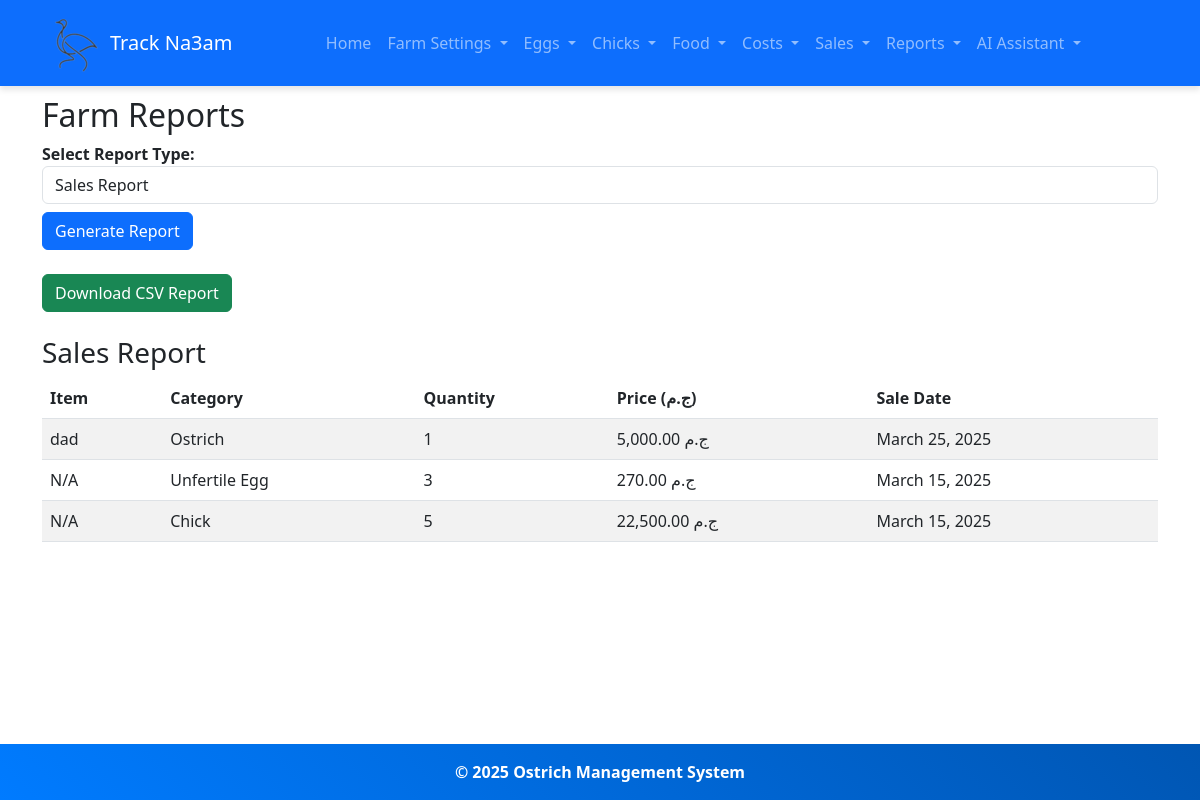
/reports/, run on an earlier commit of the app's database.
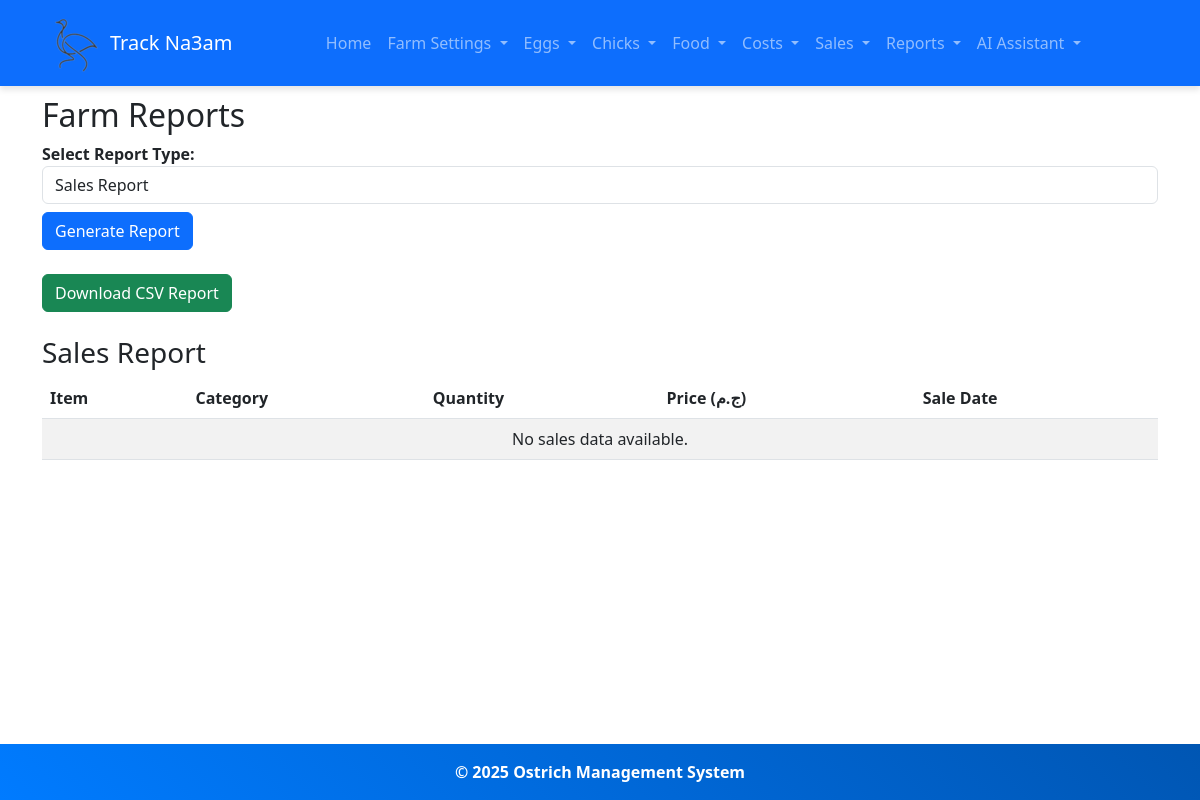
And on a later commit of the database.
### ostrich/models.py (models this page shows, shortened)
class Sale(models.Model):
    SALE_CATEGORIES = [
        ('egg', 'Unfertile Egg'),
        ('chick', 'Chick'),
        ('ostrich', 'Ostrich'),
    ]
    category = models.CharField(max_length=10, choices=SALE_CATEGORIES)
    egg = models.ForeignKey(Egg, on_delete=models.SET_NULL, null=True, blank=True)
    chick = models.ForeignKey(Chick, on_delete=models.SET_NULL, null=True, blank=True)
    ostrich = models.ForeignKey(Ostrich, on_delete=models.SET_NULL, null=True, blank=True)
    quantity = models.PositiveIntegerField(default=1)
    price_per_unit = models.DecimalField(max_digits=10, decimal_places=2)
    total_price = models.DecimalField(max_digits=10, decimal_places=2, blank=True)
    sale_date = models.DateField(default=timezone.now)

class Ostrich(models.Model):
    gender_choices= (
        ('male','male'),
        ('female','female')
    )
    existance_choices = (
        ('exists','exists'),
        ('sold', 'sold'),
        ('slaughtered','Slaughtered')
    )
    family = models.ForeignKey(Family, on_delete=models.CASCADE, related_name='ostriches')
    name = models.CharField(max_length=100)
    age = models.IntegerField(blank=True, null=True)
    gender = models.CharField(max_length= 100, choices = gender_choices, null=True)
    status = models.CharField(max_length= 100, default="exists",choices = existance_choices, null=True)

### ostrich/views.py (the view)
# urls.py: path('reports/', views.reports_page, name='reports_page'),
def reports_page(request):
    report_type = request.GET.get('report_type', 'sales')  # Default to sales report
    context = {}
    if report_type == 'sales':
        context['sales'] = Sale.objects.select_related('egg', 'chick', 'ostrich').all().order_by('-sale_date')
    elif report_type == 'ostrich_population':
        context['ostriches'] = Ostrich.objects.all().order_by('-age')
    elif report_type == 'chicks':
        context['chicks'] = Chick.objects.all().order_by('-creation_date')
    elif report_type == 'egg_production':
        context['eggs'] = Egg.objects.all().order_by('-lay_date_time')
    elif report_type == 'food_inventory':
        context['food_inventory'] = FoodInventory.objects.all()
    elif report_type == 'costs':
        context['costs'] = Cost.objects.all()
    return render(request, 'reports/reports_page.html', {'report_type': report_type, **context})

### templates/reports/reports_page.html (shortened to what this page needs)
{% extends 'base.html' %}
{% load humanize %}
{% block content %}
<h2>Farm Reports</h2>
<form method="get" class="mb-4">
    <label for="report_type"><strong>Select Report Type:</strong></label>
    <select name="report_type" id="report_type" class="form-control">
        <option value="sales" {% if report_type == "sales" %}selected{% endif %}>Sales Report</option>
    </select>
    <button type="submit" class="btn btn-primary mt-2">Generate Report</button>
</form>
<a href="{% url 'export_report_csv' %}?report_type={{ report_type }}" class="btn btn-success mb-4">
    Download CSV Report
</a>
{% if report_type == "sales" %}
<h3>Sales Report</h3>
<table class="table table-striped">
    <thead>
        <tr>
            <th>Item</th>
            <th>Category</th>
            <th>Quantity</th>
            <th>Price (ج.م)</th>
            <th>Sale Date</th>
        </tr>
    </thead>
    <tbody>
        {% for sale in sales %}
        <tr>
            <td>
                {% if sale.egg %}
                    {{ sale.egg.egg_code }}
                {% elif sale.chick %}
                    {{ sale.chick.name }}
                {% elif sale.ostrich %}
                    {{ sale.ostrich.name }}
                {% else %}
                    N/A
                {% endif %}
            </td>
            <td>{{ sale.get_category_display }}</td>
            <td>{{ sale.quantity }}</td>
            <td>{{ sale.total_price|floatformat:2|intcomma }} ج.م</td>
            <td>{{ sale.sale_date }}</td>
        </tr>
        {% empty %}
        <tr>
            <td colspan="5" class="text-center">No sales data available.</td>
        </tr>
        {% endfor %}
    </tbody>
</table>
{% endif %}
{% endblock %}

What changed in the data, as far as the page shows it:
removed Sale: ostrich.name "dad", category "Ostrich", quantity "1", total_price "5,000.00", sale_date "March 25, 2025"
removed Sale: shows "N/A", category "Unfertile Egg", quantity "3", total_price "270.00", sale_date "March 15, 2025"
removed Sale: shows "N/A", category "Chick", quantity "5", total_price "22,500.00", sale_date "March 15, 2025"
Also different on the page:
text now shown: "No sales data available."
